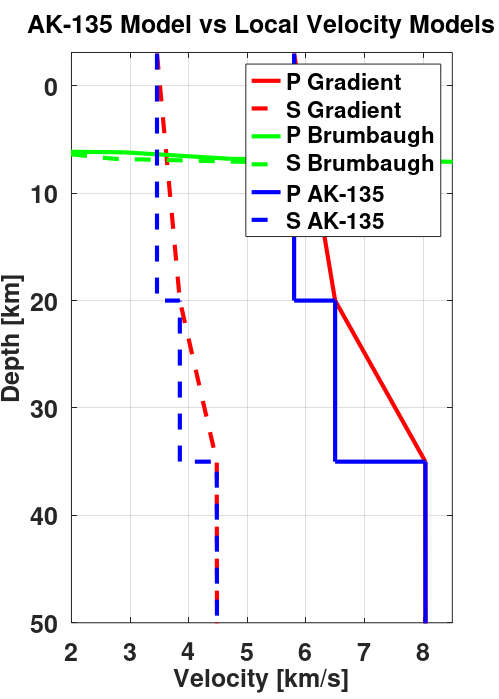

Source code (MATLAB):
clear; close all; clc;

vpvs_sv = 1.78; %sawtooth model vp/vs ratio
vpvs_cv = 1.74; %challis (Schemeta) model vp/vs ratio
vpvs_suv = 1.73; %Sulphur (Brumbaugh) model vp/vs ratio


%Read in the different text files needed to run script 
suv = fopen('Velocity_Profiles/sulphur_velocity.txt','r');
sv = fopen('Velocity_Profiles/sawtooth_p_model.txt', 'r');
cv = fopen('Velocity_Profiles/challis_velocity.txt', 'r');
fix = fopen('Velocity_Profiles/ak_135.txt','r');
fid = fopen('Velocity_Profiles/ak_gradient.txt','r');

%Create textscan format for reading the decimals 
sul = textscan(suv,'%f%f','Delimiter',',');%sulphur
AK = textscan(fix, '%f%f%f', 'Delimiter',','); %ak135
G = textscan(fid, '%f%f%f', 'Delimiter',','); %ak135chal = textscan(cv, '%f%f%f', 'Delimiter', ',');%challis
saw = textscan(sv, '%f%f%f', 'Delimiter', ',');
fclose(suv);
fclose(fix);
fclose(cv);
fclose(sv);
fclose(fid);


% read in sawstooth model P and S vel
% Vp_sv = saw{1};
% depth_sv = saw{2};

%read in sulphur model P velocity and depths
Vp_suv = sul{1};
depth_suv = sul{2};

%read in challis model P velocity and depths
% % Vp_cv = chal{1};
% depth_cv = chal{2};

%%read in gradient model P and S vel
Vp_g = G{2};
Vs_g = G{3};

%read in ak135f model P and S vel
Vp_ak = AK{2};
Vs_ak = AK{3};

%Read in depths for gradient and ak models
depth_g = G{1};
depth_ak = AK{1};


% Vs_sv = Vp_sv ./ vpvs_sv; % compute the Vs velocity from the Vp velocity for stanley
Vs_suv = Vp_suv./vpvs_suv;
% Vs_cv = Vp_cv./vpvs_cv;

%Plot below 
h = figure;
% plot(Vp_sv, depth_sv, 'k','LineWidth',3); hold on; axis('ij');
% plot(Vs_sv, depth_sv, 'k--','LineWidth',3);hold on; axis('ij');
plot(Vp_g, depth_g, 'r','LineWidth',3);hold on; axis('ij');
plot(Vs_g, depth_g, 'r--','LineWidth',3);hold on; axis('ij');
plot(Vp_suv, depth_suv, 'g','LineWidth',3); hold on; axis('ij');
plot(Vs_suv, depth_suv, 'g--','LineWidth',3);hold on; axis('ij');
plot(Vp_ak, depth_ak, 'b','LineWidth',3);hold on; axis('ij');
plot(Vs_ak, depth_ak, 'b--','LineWidth',3);hold on; axis('ij');
% plot(Vp_cv, depth_cv, 'b','LineWidth',3);hold on; axis('ij');

legend({'P Gradient','S Gradient', 'P Brumbaugh', 'S Brumbaugh', 'P AK-135', 'S AK-135'}); ylabel('Depth [km]'); xlabel('Velocity [km/s]');
axis('tight'); xlim([2, 8.5]); ylim([-3.1,50]); grid on;
title('AK-135 Model vs Local Velocity Models')
set( findall( h, '-property', 'FontSize' ), 'FontSize', 18 );
set( findall( h, '-property', 'FontName' ), 'FontName', 'Helvetica' );
set( findall( h, '-property', 'FontWeight' ), 'FontWeight', 'Bold' );

set( h, 'Position', [100 100 500 700] );
set( h, 'PaperPositionMode', 'auto' );

print(h,'stanley_velocity_model','-dpng','-r300');

